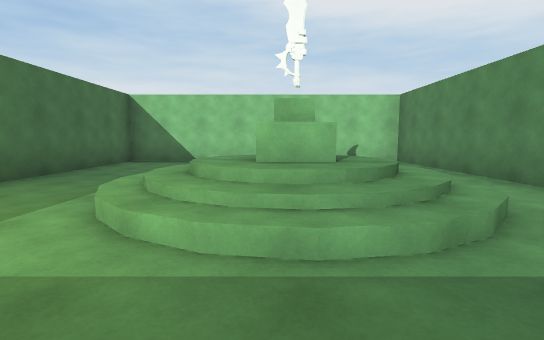
view 1 (above)

23 first-person views from a walk through a 3-D level made in the Unity game engine. The camera is 1.2 m above the floor, tilts 6° down and sees 85° across. The floor is counted in squares, 2 m on a side. Each view is taken from the middle of a square. On the plan, view 1 faces up. The plan holds only what a view shows up to about 9 squares ahead; the rest is blank. The place goes on beyond the plan. The player character is not drawn. Some animated figures are not drawn.

view 2
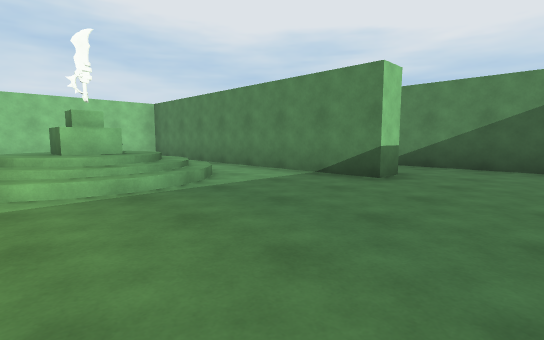

view 3
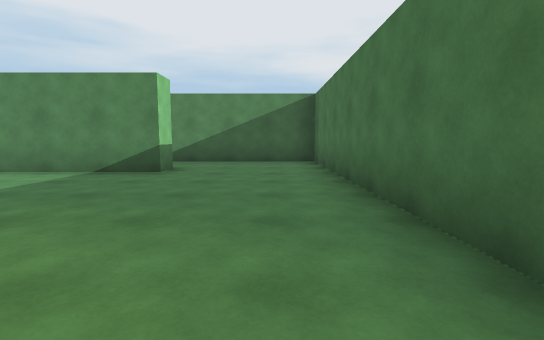

view 4
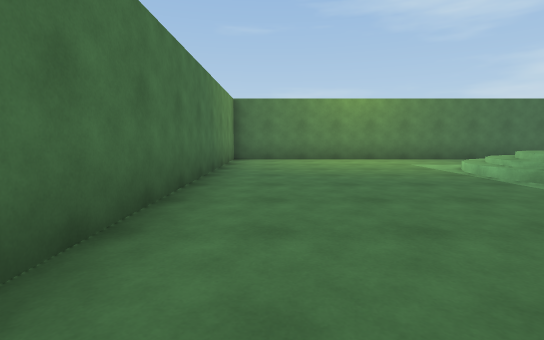

view 5
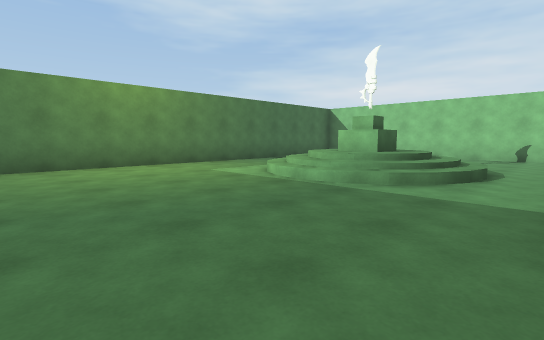

view 6
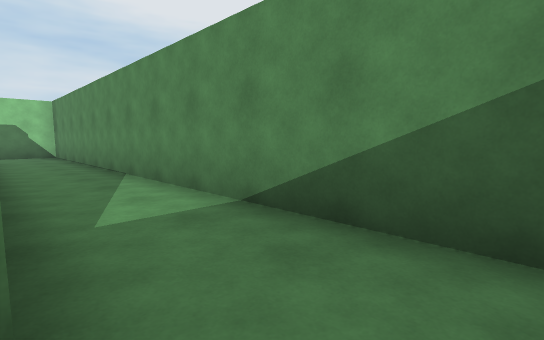

view 7
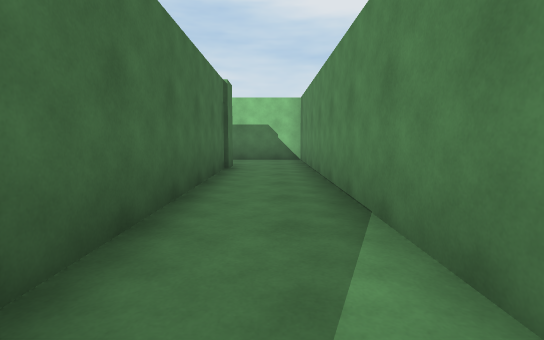

view 8
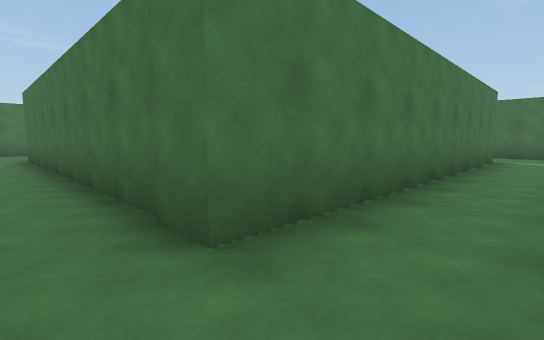

view 9
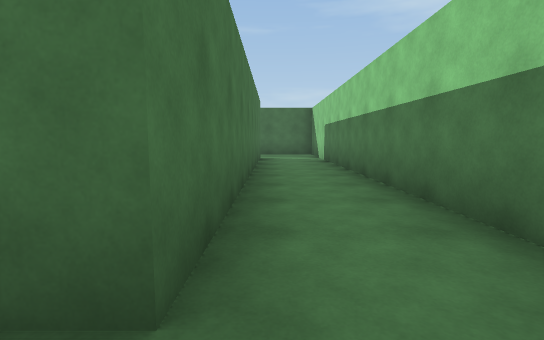

view 10
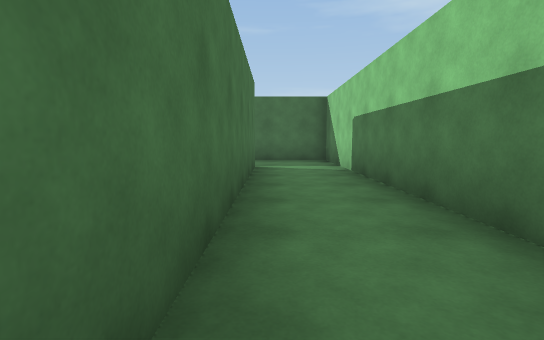

view 11
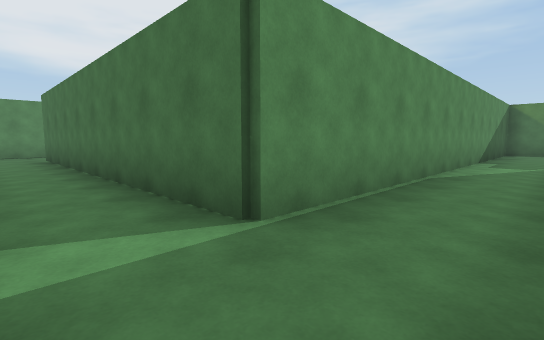

view 12
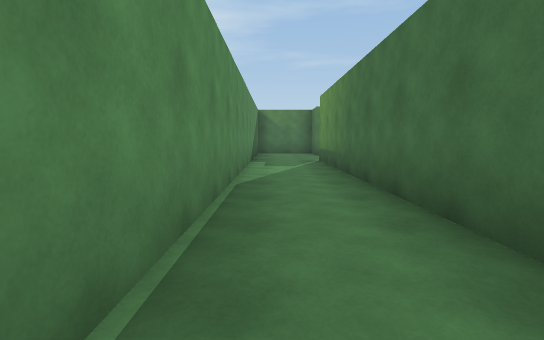

view 13
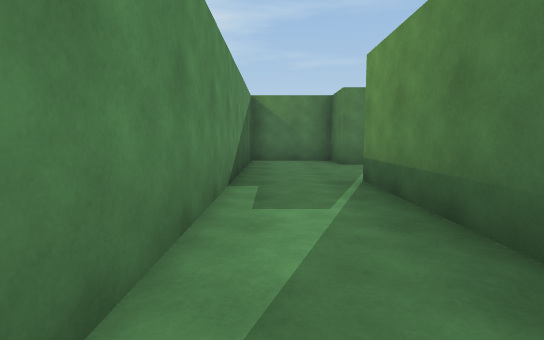

view 14
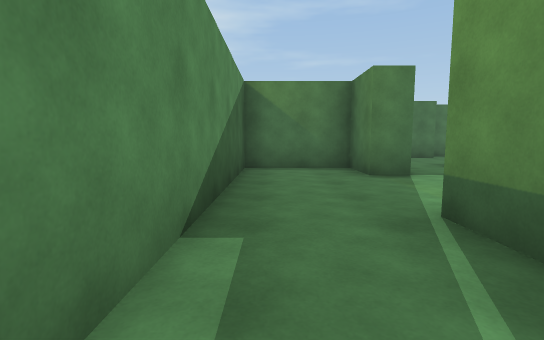

view 15
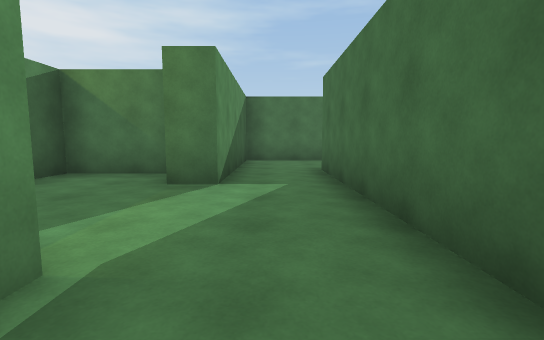

view 16
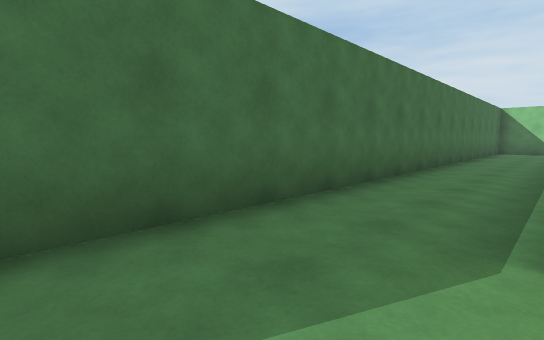

view 17
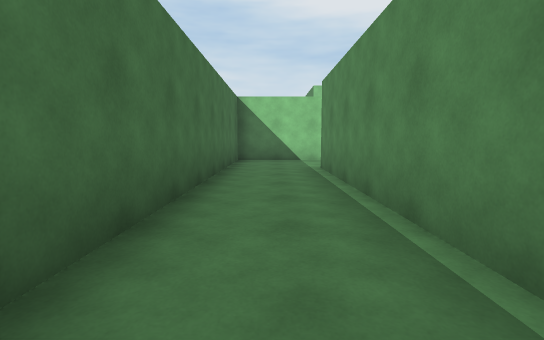

view 18
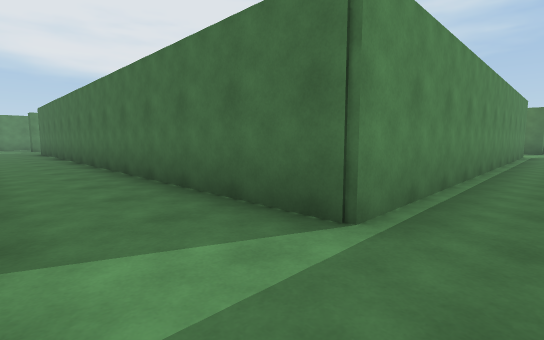

view 19
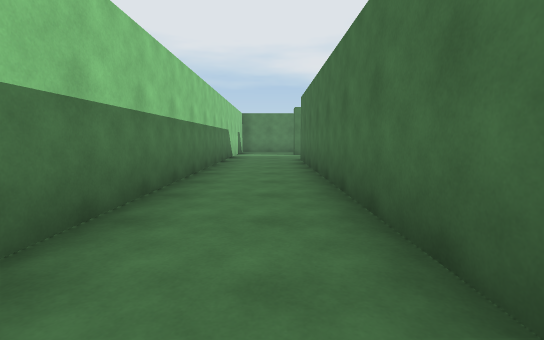

view 20
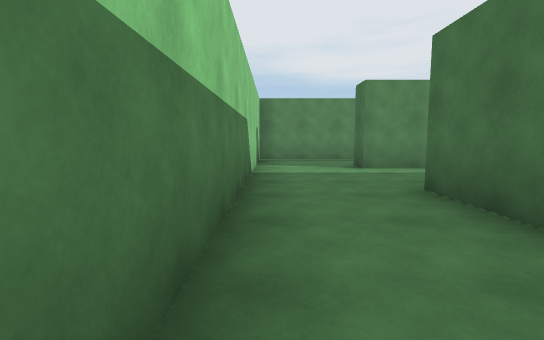

view 21
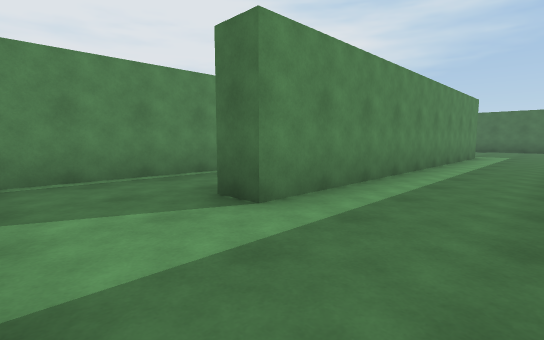

view 22
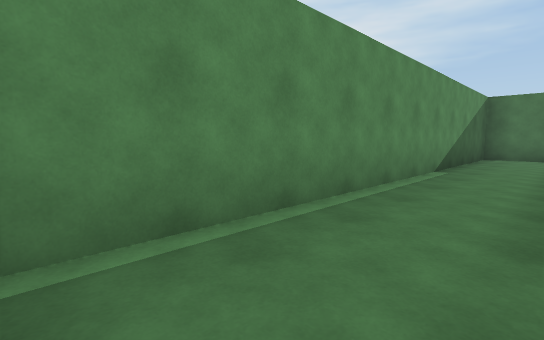

view 23
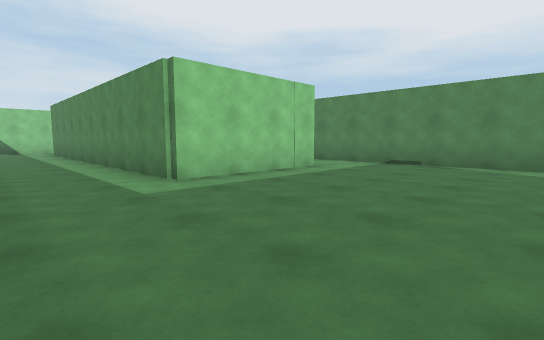

### Floor plan
Key: @ floor where view 1 was taken; # wall or solid block; . main floor; : floor 0.75 m higher than the main floor; / step, stairs or slope; B block.
Columns run from 10 left of view 1 to 14 right of it. Each row starts with its distance up from view 1.
 14  ###      #############
 13  #....................#
 12  #....................#
 11  #.##############..#..#
 10  #.#............#..#..#
  9  #.#............#..#..#
  8  #.#..#########.#..#..#
  7  #.#..#..  ...#.#..#..#
  6  #.#..#..   ..#.#..#..#
  5  #.#..#..   ..#.#..#..#
  4  #.#..#../://.#.#..#..#
  3  #.#..#../B//.#.#..##.# #
  2  #.#..#..////.#.#...###.#
  1  #.#..#.......#.#.......#
  0  #....#...@.....#.......#
 -1  #....#.........#.......#
 -2  #.#..#.........#.......#
 -3  #.##############
 -4  ..#
 -5 ...#
 -6 ...#
 -7  ###

Positions as (right, up) in squares from view 1, and headings:
1: (0, 0), facing up
2: (-1, -2), facing up-right
3: (-2, -2), facing right
4: (5, -2), facing left
5: (3, -2), facing up-left
6: (4, -1), facing up-right
7: (5, 2), facing up
8: (5, 10), facing down-left
9: (5, 9), facing left
10: (2, 9), facing left
11: (-6, 10), facing down-right
12: (-5, 9), facing down
13: (-5, 5), facing down
14: (-5, 3), facing down
15: (-8, 2), facing down
16: (-7, -1), facing up-left
17: (-8, 5), facing up
18: (-8, 13), facing down-right
19: (-2, 12), facing right
20: (3, 13), facing right
21: (7, 13), facing down-right
22: (10, 13), facing down-right
23: (7, -2), facing up-right
